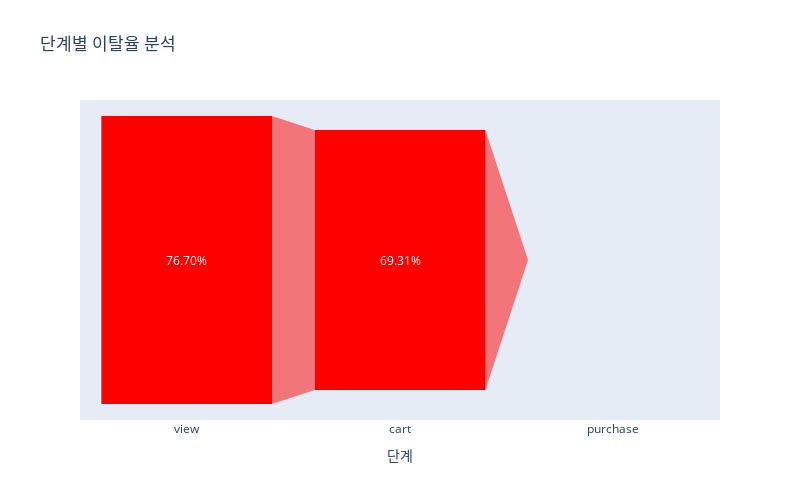

Source (notebook cell):
### Markdown cell above
- 단계별 이탈율 분석

### Code cell
fig = px.funnel(data_frame=df_funnel, x='단계', y='이탈율 (%)', title="단계별 이탈율 분석")
fig.update_traces(marker=dict(color='red'))  
fig.update_layout(width=800, height=500)
fig.update_traces(texttemplate='%{value:.2f}%') # 소수점 두 자리
fig.show()

### Figure 1 — Plotly figure (JSON) as saved in the notebook; plotly's stock layout.template omitted (floating-point values rounded to 4 significant figures)
{"data": [{"hovertemplate": "단계=%{x}<br>이탈율 (%)=%{y}<extra></extra>", "legendgroup": "", "marker": {"color": "red"}, "name": "", "orientation": "v", "showlegend": false, "texttemplate": "%{value:.2f}%", "type": "funnel", "x": ["view", "cart", "purchase"], "xaxis": "x", "y": [76.7, 69.31, 0], "yaxis": "y"}], "layout": {"height": 500, "legend": {"tracegroupgap": 0}, "title": {"text": "단계별 이탈율 분석"}, "width": 800, "xaxis": {"anchor": "y", "domain": [0, 1], "title": {"text": "단계"}}, "yaxis": {"anchor": "x", "domain": [0, 1], "title": {"text": "이탈율 (%)"}}}}
